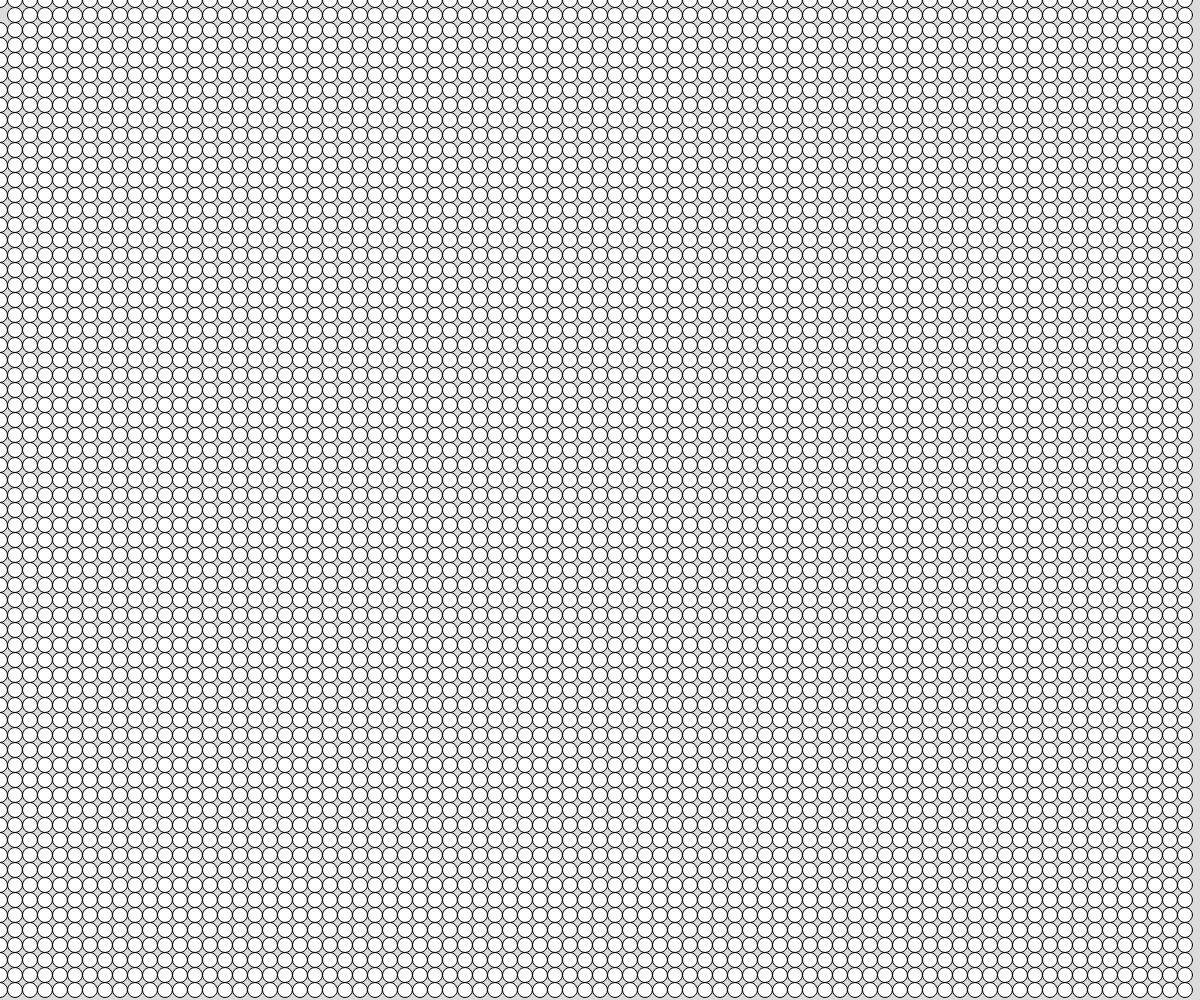
Frame 1 (no input)
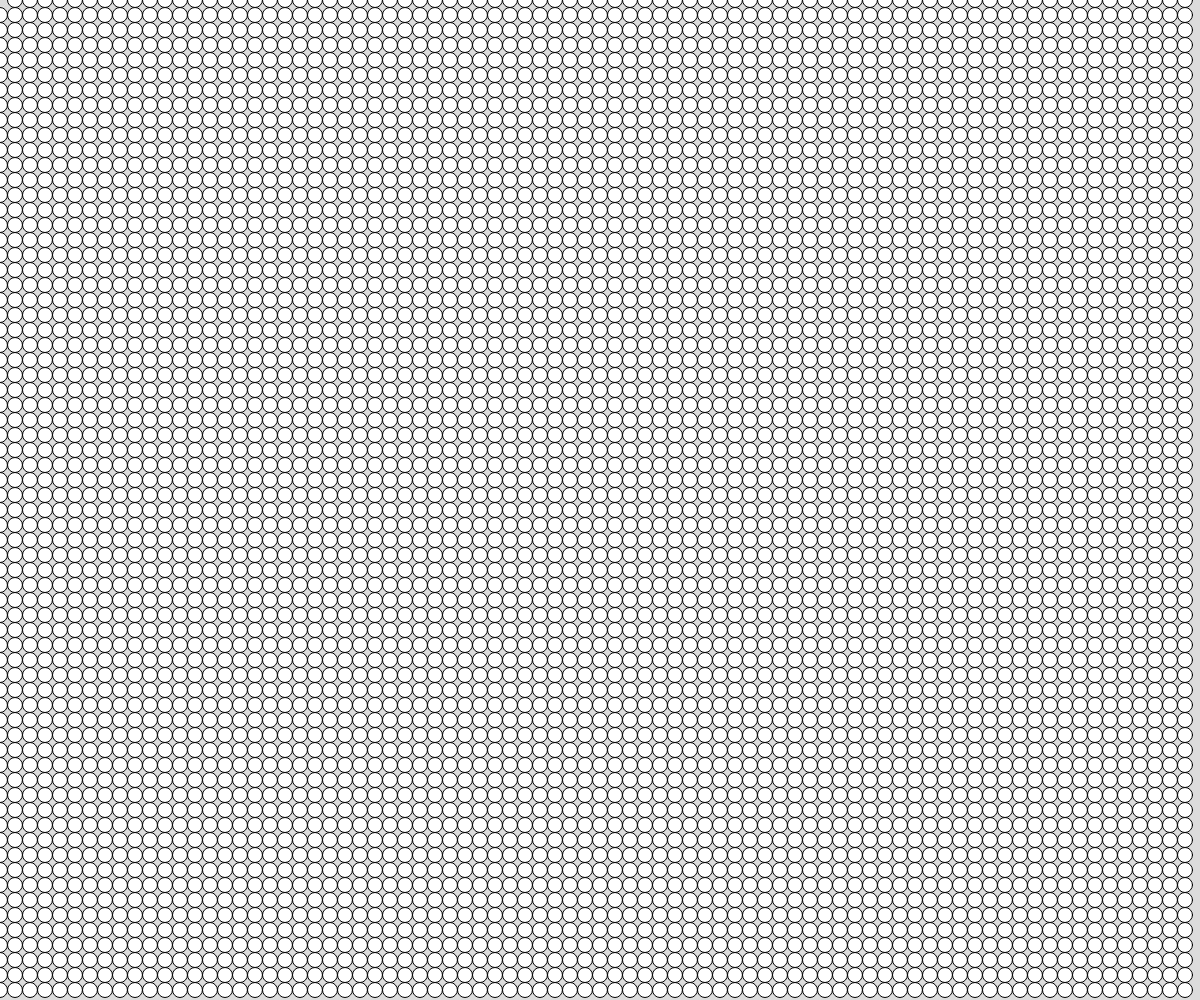
Frame 60 (no input)
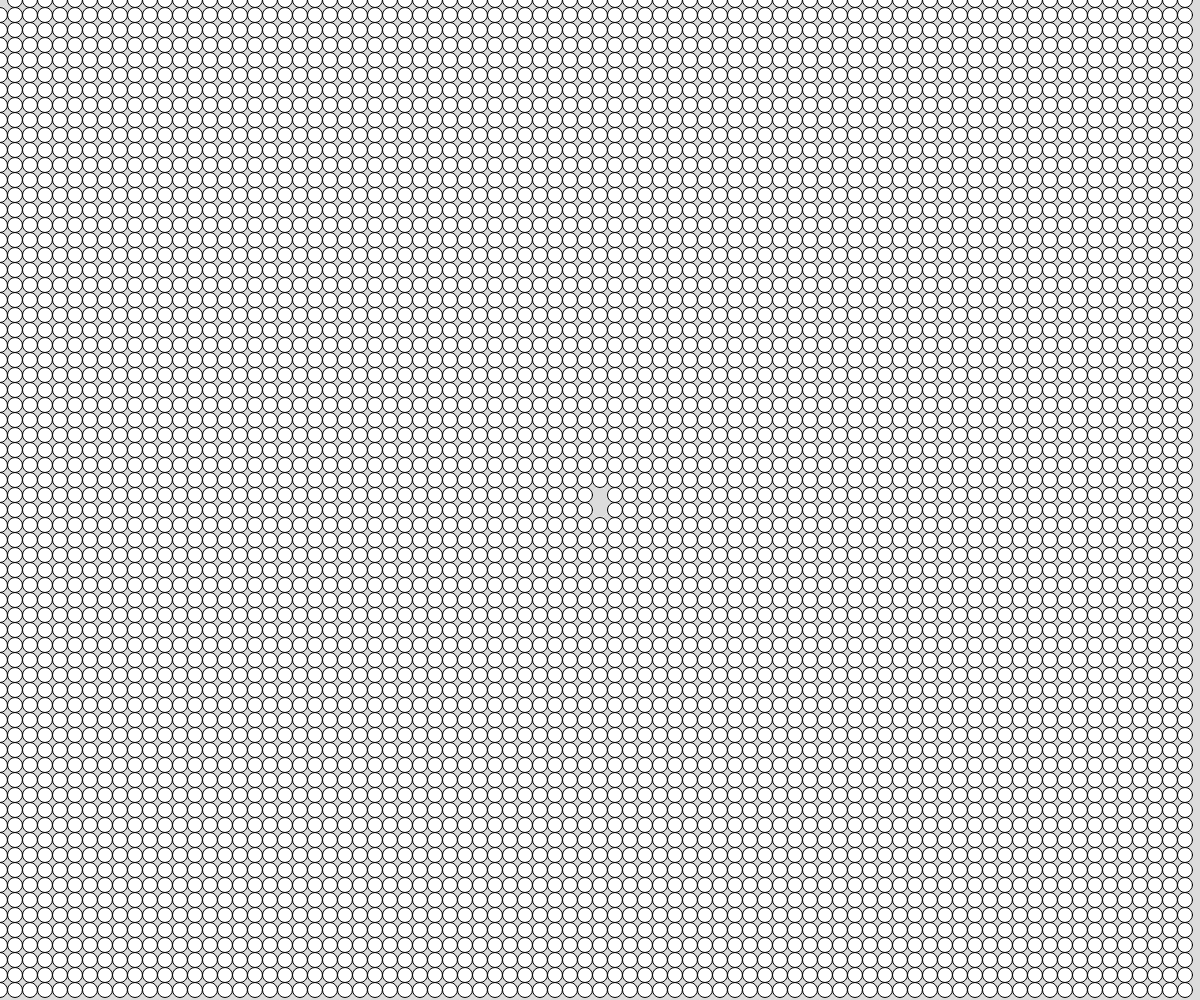
Frame 120 (the mouse pressed at the canvas centre since frame 60)

The p5.js sketch that drew these frames (run headless with seeded random() and noise() and a simulated clock; from frame 60 on, the mouse is pressed at the canvas centre):

// p5.js sketch
// ── sketch.js
// Nested Loops and Popping Bubbles
// Mr. Scott
// Oct 3, 2025

let bubbles = [];
let bubbleSize = 15;

function setup() {
  createCanvas(windowWidth, windowHeight);
  populateArray();
}

function populateArray(){
  // use a nested loop to generate x,y positions for
  // all of our bubbles.
  for(let x = 0; x < width; x += bubbleSize ){
    for(let y = 0; y < height; y += bubbleSize){
      let b = {
        x: x,   y: y
      };
      bubbles.push(b);
    }
  }
}

function showBubbles(){
  // traverse the array, and display a bubble at
  // each (x,y)
  for (let i = 0; i < bubbles.length; i++ ){
    let b = bubbles[i];
    circle(b.x, b.y, bubbleSize);
    // point-in-circle distance check (pop):
    if(dist(b.x, b.y, mouseX, mouseY) < bubbleSize){
      //to delete an item:  use .splice()
      // .splice(pos, #ofItemsToDel, [replacementItems]);
      bubbles.splice(i,1);
    }
  }
}

function draw() {
  background(220);
  showBubbles();
}


















function drawWithGrid(){
  for(let x = 0; x <= width; x += 30){
    //x:  0,   30,  60 
    for(let y = 0; y <= height; y += 30){
      //y:   0,   30,  60
      circle(x,y,20);
    }
  }
}
